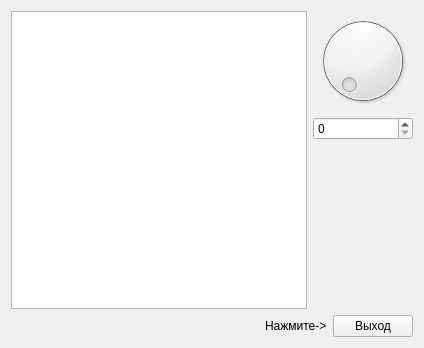
<?xml version="1.0" encoding="UTF-8"?>
<ui version="4.0">
 <class>Widget</class>
 <widget class="QWidget" name="Widget">
  <property name="geometry">
   <rect>
    <x>0</x>
    <y>0</y>
    <width>424</width>
    <height>348</height>
   </rect>
  </property>
  <property name="windowTitle">
   <string>Пример 2</string>
  </property>
  <layout class="QVBoxLayout" name="verticalLayout_2">
   <item>
    <layout class="QHBoxLayout" name="horizontalLayout_2">
     <item>
      <widget class="QPlainTextEdit" name="plainTextEdit"/>
     </item>
     <item>
      <layout class="QVBoxLayout" name="verticalLayout">
       <item>
        <widget class="QDial" name="dial"/>
       </item>
       <item>
        <widget class="QSpinBox" name="spinBox"/>
       </item>
       <item>
        <spacer name="verticalSpacer">
         <property name="orientation">
          <enum>Qt::Vertical</enum>
         </property>
         <property name="sizeHint" stdset="0">
          <size>
           <width>20</width>
           <height>40</height>
          </size>
         </property>
        </spacer>
       </item>
      </layout>
     </item>
    </layout>
   </item>
   <item>
    <layout class="QHBoxLayout" name="horizontalLayout">
     <item>
      <spacer name="horizontalSpacer">
       <property name="orientation">
        <enum>Qt::Horizontal</enum>
       </property>
       <property name="sizeHint" stdset="0">
        <size>
         <width>40</width>
         <height>20</height>
        </size>
       </property>
      </spacer>
     </item>
     <item>
      <widget class="QLabel" name="label">
       <property name="text">
        <string>Нажмите-&gt;</string>
       </property>
      </widget>
     </item>
     <item>
      <widget class="QPushButton" name="pushButton">
       <property name="text">
        <string>Выход</string>
       </property>
      </widget>
     </item>
    </layout>
   </item>
  </layout>
 </widget>
 <resources/>
 <connections>
  <connection>
   <sender>spinBox</sender>
   <signal>valueChanged(int)</signal>
   <receiver>dial</receiver>
   <slot>setValue(int)</slot>
   <hints>
    <hint type="sourcelabel">
     <x>343</x>
     <y>134</y>
    </hint>
    <hint type="destinationlabel">
     <x>374</x>
     <y>90</y>
    </hint>
   </hints>
  </connection>
  <connection>
   <sender>dial</sender>
   <signal>sliderMoved(int)</signal>
   <receiver>spinBox</receiver>
   <slot>setValue(int)</slot>
   <hints>
    <hint type="sourcelabel">
     <x>345</x>
     <y>79</y>
    </hint>
    <hint type="destinationlabel">
     <x>331</x>
     <y>125</y>
    </hint>
   </hints>
  </connection>
  <connection>
   <sender>pushButton</sender>
   <signal>clicked()</signal>
   <receiver>Widget</receiver>
   <slot>close()</slot>
   <hints>
    <hint type="sourcelabel">
     <x>373</x>
     <y>325</y>
    </hint>
    <hint type="destinationlabel">
     <x>211</x>
     <y>173</y>
    </hint>
   </hints>
  </connection>
  <connection>
   <sender>spinBox</sender>
   <signal>textChanged(QString)</signal>
   <receiver>plainTextEdit</receiver>
   <slot>appendPlainText(QString)</slot>
   <hints>
    <hint type="sourcelabel">
     <x>351</x>
     <y>135</y>
    </hint>
    <hint type="destinationlabel">
     <x>176</x>
     <y>165</y>
    </hint>
   </hints>
  </connection>
 </connections>
</ui>
